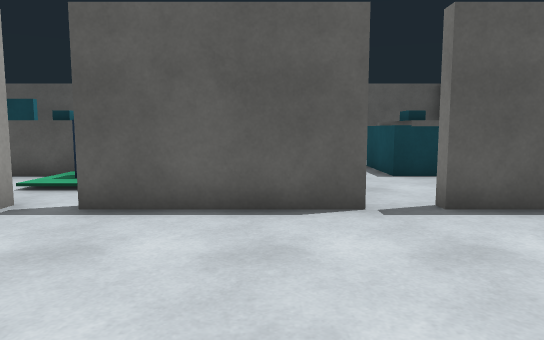
[1] (above)

21 first-person views from a walk through a scene from a Unity 3-D project. The camera is 1.2 m above the floor, tilts 6° down and sees 70° across. The floor is counted in squares, 1 m on a side. Each view is taken from the middle of a square. On the plan, view 1 faces up. The plan holds only what a view shows up to about 15 squares ahead; the rest is blank. The player character is not drawn. Door leaves are left out, so doorways stand open. Surface patterns are stand-ins for the level's own textures.

[2]
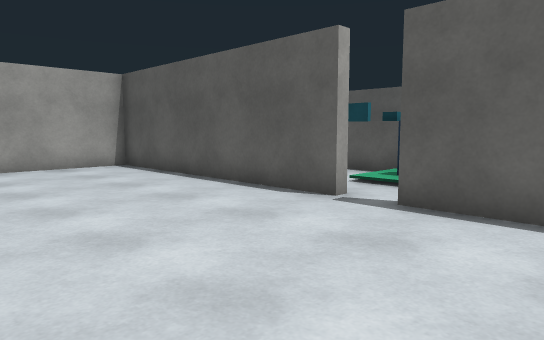

[3]
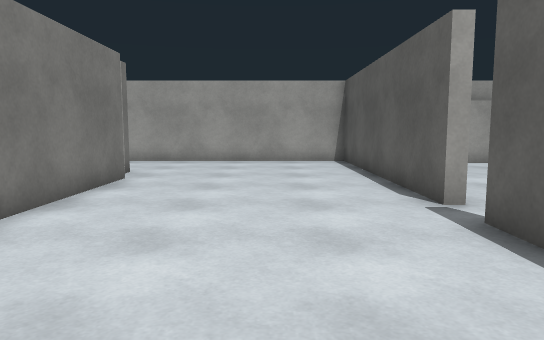

[4]
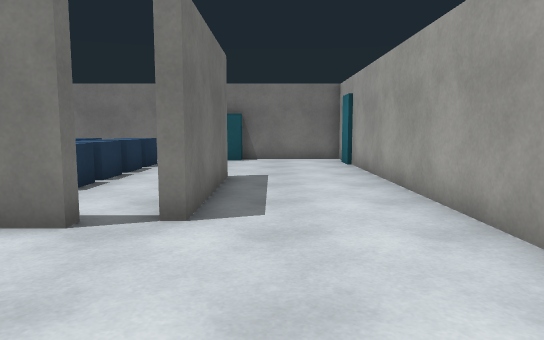

[5]
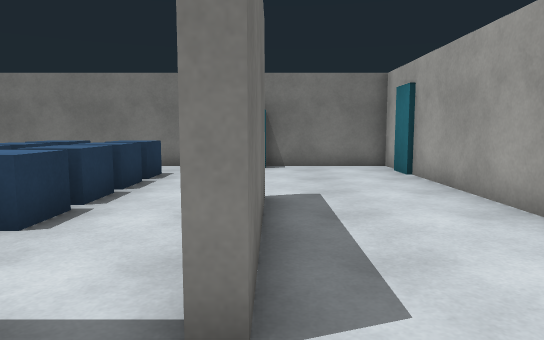

[6]
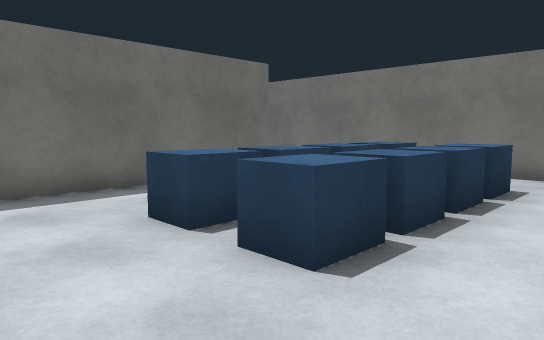

[7]
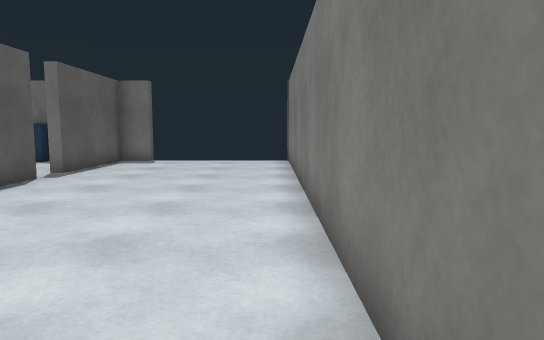

[8]
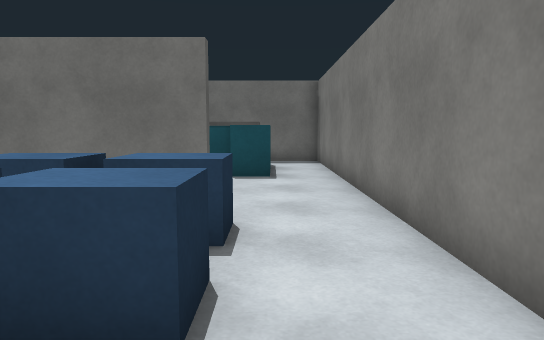

[9]
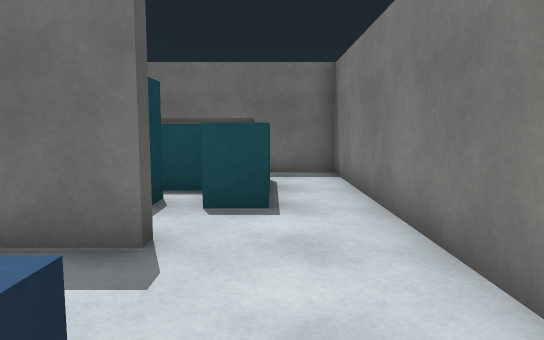

[10]
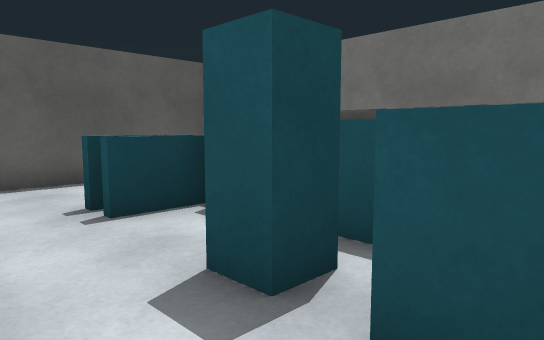

[11]
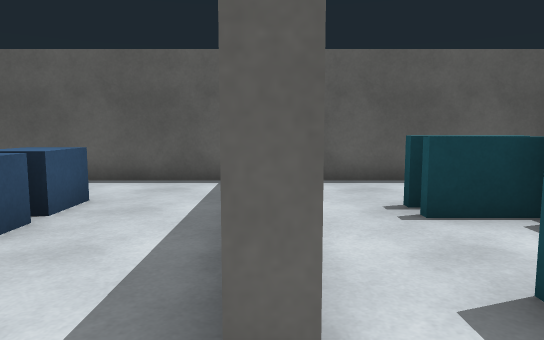

[12]
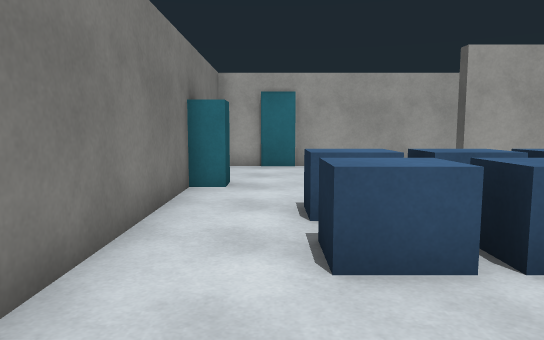

[13]
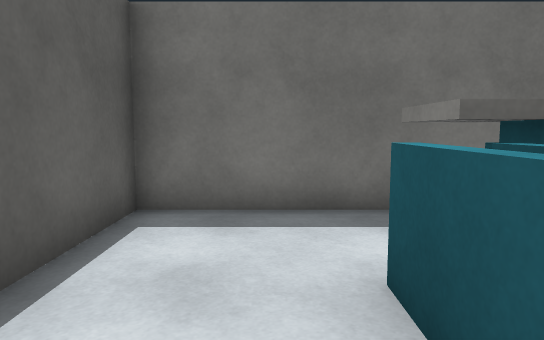

[14]
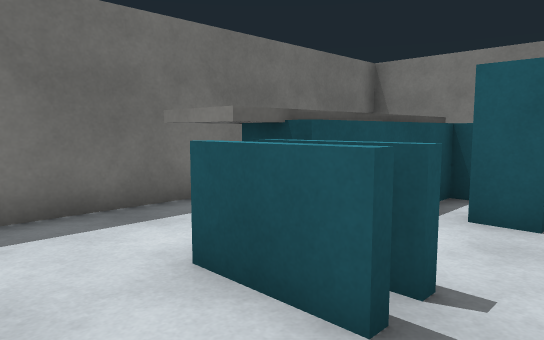

[15]
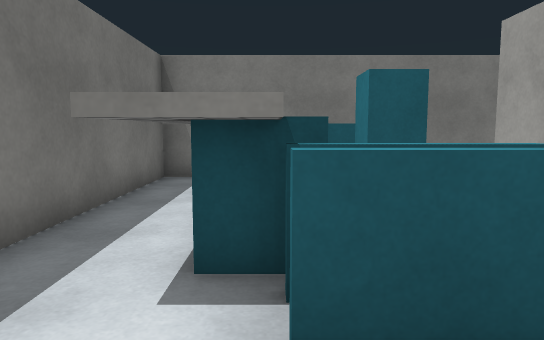

[16]
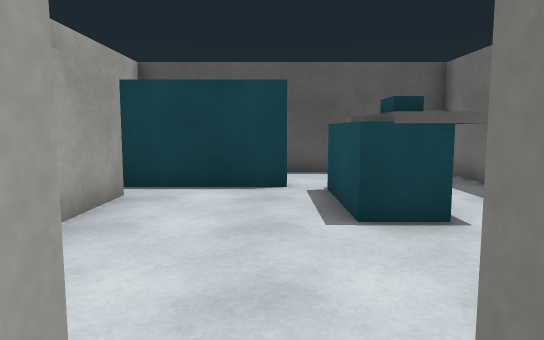

[17]
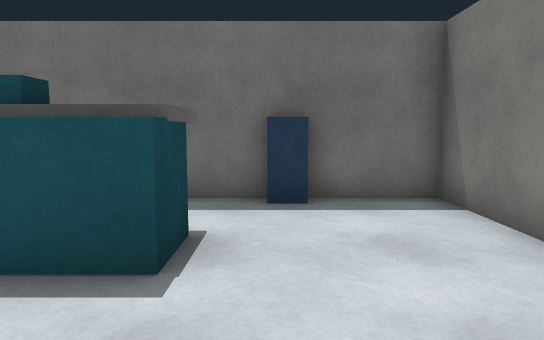

[18]
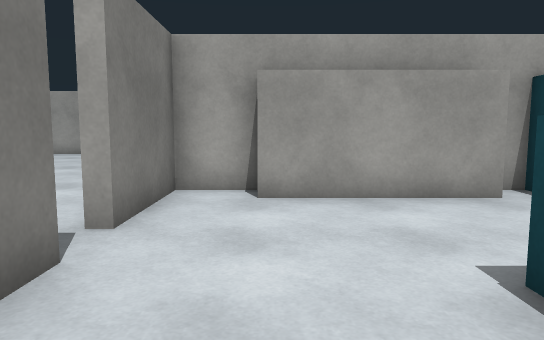

[19]
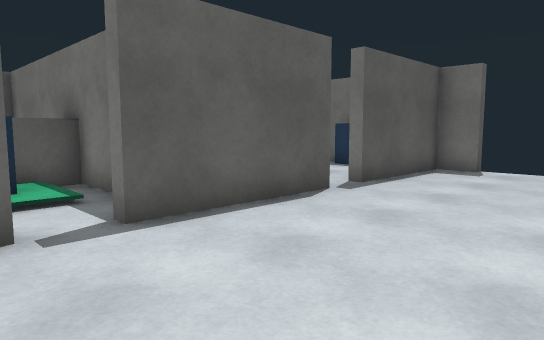

[20]
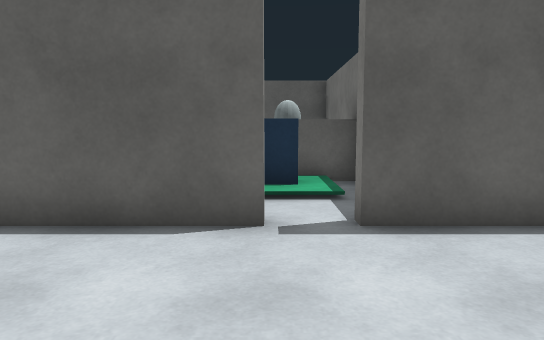

[21]
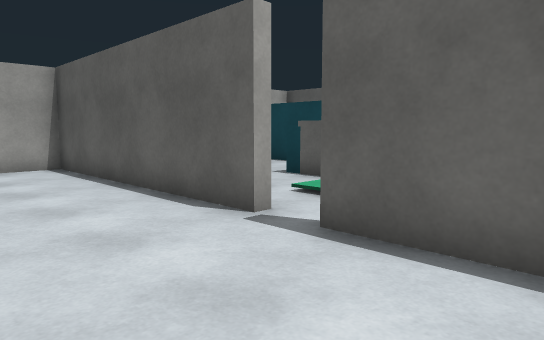

### Floor plan
Key: @ floor where view 1 was taken; # wall or solid block; . floor; D open door; ^ raised ledge; O other object.
Columns run from 13 left of view 1 to 7 right of it. Each row starts with its distance up from view 1.
 15            #       #
 14            #       #
 13    ###     ######^ #
 12    ..    OO##...^O##
 11  #  ..     ##...^^^ #
 10  #....^^^ ^##...^^^ #
  9    ......O.##......OO
  8      ....O.##.......#
  7        ....#........#
  6 #########DD####D#####
  5 #...................#
  4 #...................
  3 #...................
  2 #...................
  1 #...................
  0 #............@......
 -1 #.....###############
 -2 #...#........#......#
 -3 #...#........#......#
 -4 #...#..OOOO..#.OOO..#
 -5 #...#..OOOO..#.OOO^.#
 -6 #.... .OOOO..#...^^.#
 -7 #.... .OOOO..#.O.^^.#
 -8 #.... .OOOO..#.OO^^.#
 -9 #......OOOO....^^^^.#
-10 #..............^^^^.#
-11 #...OO..............#
-12 #####################

Positions as (right, up) in squares from view 1, and headings:
1: (0, 0), facing up
2: (0, 0), facing up-left
3: (2, 3), facing left
4: (-10, 4), facing down
5: (-9, 1), facing down
6: (-8, -1), facing down-right
7: (-8, 0), facing right
8: (-8, -10), facing right
9: (-4, -10), facing right
10: (0, -10), facing up-right
11: (0, -10), facing up
12: (0, -10), facing left
13: (1, -3), facing right
14: (1, -2), facing down-right
15: (4, -2), facing down
16: (2, 5), facing up
17: (0, 9), facing right
18: (6, 8), facing left
19: (-5, 1), facing up-right
20: (-4, 1), facing up
21: (0, 2), facing up-left
